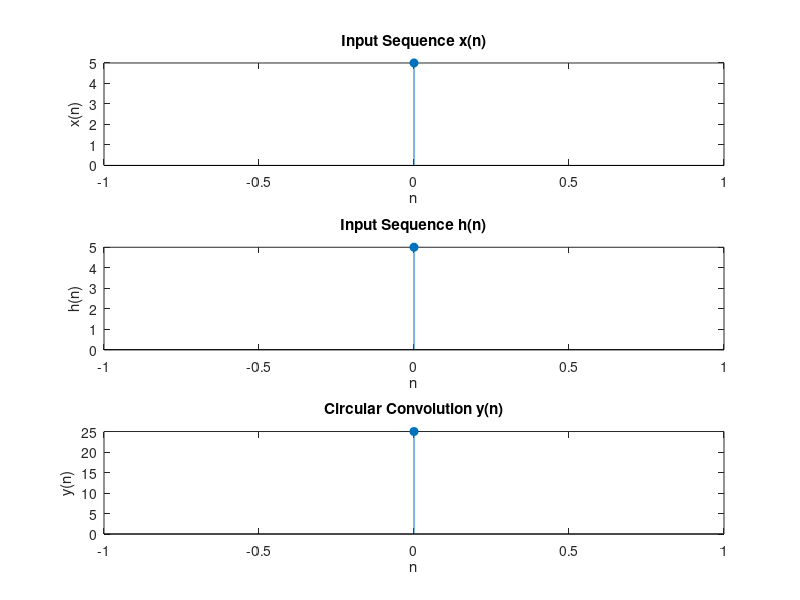

Reproduce this figure in MATLAB.
% Program: Circular Convolution of two sequences
clc;
clear all;
close all;

% Input sequences
x = input('Enter the first sequence x(n): ');
h = input('Enter the second sequence h(n): ');

% Length of sequences
N1 = length(x);
N2 = length(h);

% Make lengths equal by zero-padding
N = max(N1, N2);
x = [x, zeros(1, N-N1)];
h = [h, zeros(1, N-N2)];

% Circular convolution using formula
y = zeros(1, N);
for n = 0:N-1
    for k = 0:N-1
        y(n+1) = y(n+1) + x(k+1) * h(mod(n-k, N) + 1);
    end
end

% Display result
disp('Circular Convolution result y(n):');
disp(y);

% Plot sequences
subplot(3,1,1);
stem(0:N-1, x, 'filled');
title('Input Sequence x(n)');
xlabel('n'); ylabel('x(n)');

subplot(3,1,2);
stem(0:N-1, h, 'filled');
title('Input Sequence h(n)');
xlabel('n'); ylabel('h(n)');

subplot(3,1,3);
stem(0:N-1, y, 'filled');
title('Circular Convolution y(n)');
xlabel('n'); ylabel('y(n)');
